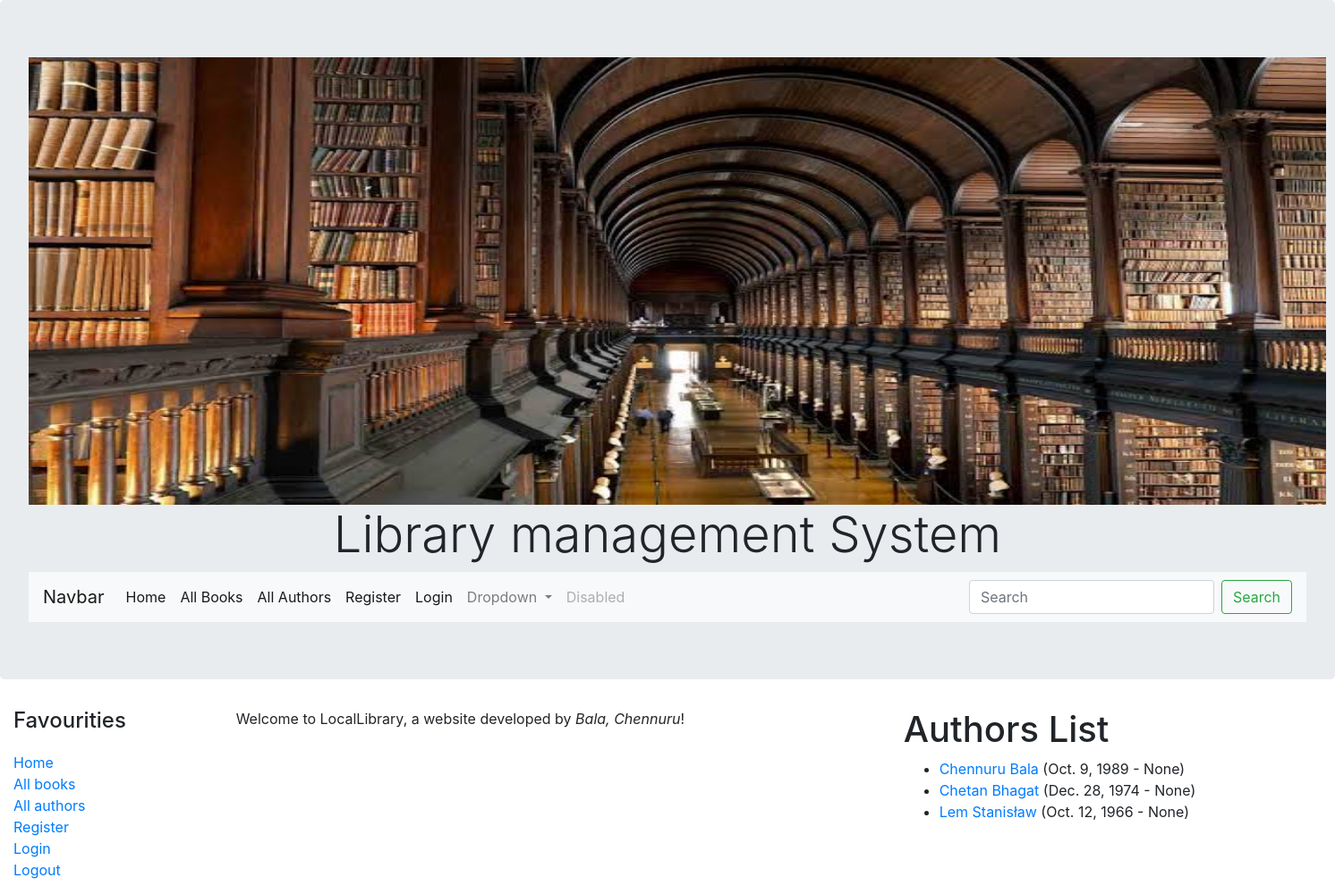
Screenshot of /catalog/authors/ with the database file from the repository.
### catalog/models.py (models this page shows, shortened)
class Author(models.Model):
    first_name = models.CharField(max_length=100)
    last_name = models.CharField(max_length=100)
    date_of_birth = models.DateField(null=True, blank=True)
    date_of_death = models.DateField(null=True, blank=True)
    class Meta:
        ordering = ['last_name', 'first_name']
    def get_absolute_url(self):
        return reverse('author-detail', args=[str(self.id)])

### catalog/views.py (the view)
# urls.py: path('authors/', views.AuthorListView.as_view(), name='authors'),
class AuthorListView(generic.ListView):
    model=Author
    context_object_name = 'all_authors'
    template_name = 'author_list.html'

### catalog/templates/catalog/author_list.html
{% extends "base.html" %}
{% block content %}
  <h1>Authors List</h1>
  {% if all_authors %}
  <ul>
    {% for author in all_authors %}
      <li>
        <a href="{{ author.get_absolute_url }}">{{ author.first_name }} {{ author.last_name }}</a> ({{author.date_of_birth}} - {{author.date_of_death}})
      </li>
    {% endfor %}
  </ul>
  {% else %}
    <p>There are no books in the library.</p>
  {% endif %}
{% endblock %}

### rows the page displays
Author: first_name "Chennuru", last_name "Bala", date_of_birth "Oct. 9, 1989", date_of_death "None"
Author: first_name "Chetan", last_name "Bhagat", date_of_birth "Dec. 28, 1974", date_of_death "None"
Author: first_name "Lem", last_name "Stanisław", date_of_birth "Oct. 12, 1966", date_of_death "None"
